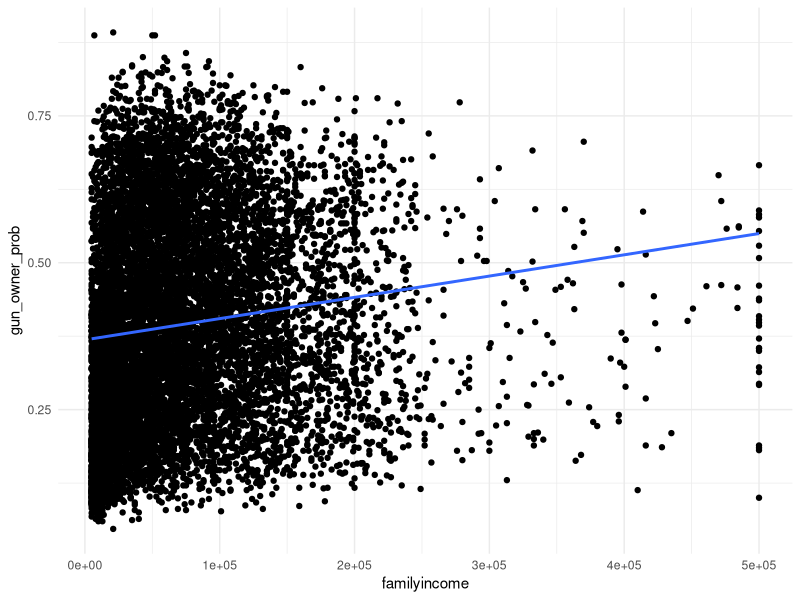
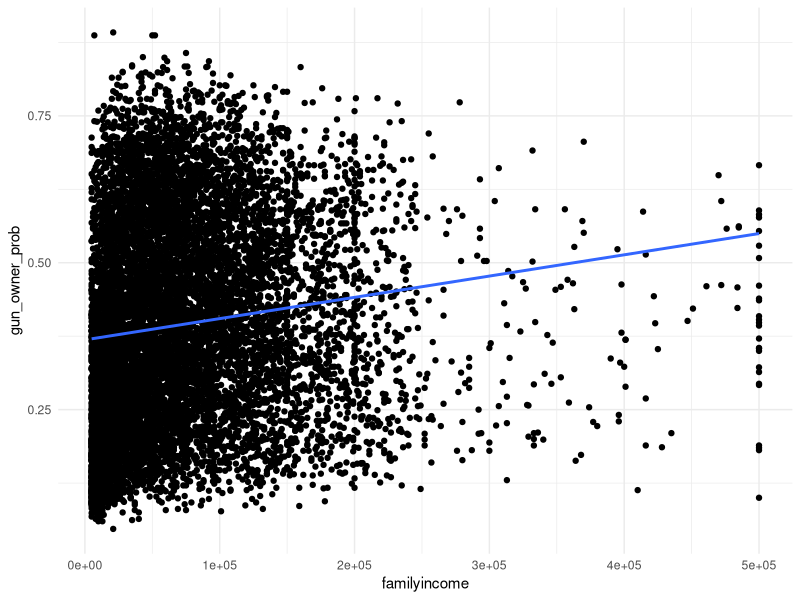
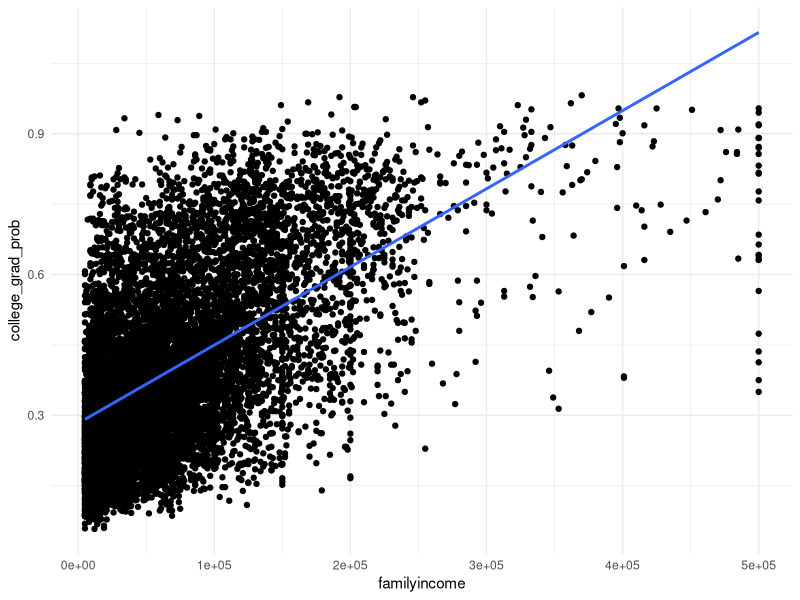

R code for these plots, in order:
## ---- chunk 1
#| label: setup
#| message: false

# Load required packages
library(tidyverse)
## ---- chunk 2

nc_dict <- read_csv("nc_dictionary.csv")

## ---- chunk 3
#| label: load-data

# load data using read_csv() function from readr
nc_data <- read_csv("nc.csv")
## ---- chunk 4
#| label: load-dictionary

dictionary <- read_csv("nc_dictionary.csv")
## ---- chunk 5
#| label: examine-data

#look at the data! glimpse() is the function; nc_data is the object
glimpse(nc_data)
## ---- chunk 6
#| label: access-var
# use slice_head() to show just first five elements
# use the %>% "pipe" to perform multiple commands on an object
nc_data %>%
  select(party) %>%
  slice_head(n = 5)
## ---- chunk 7
#| label: examine-dictionary

view(dictionary)
## ---- chunk 8
#| label: access-age

nc_data %>%
  select(age) %>%
  slice_head(n = 5)
## ---- chunk 9
#| label: baseR-functions

# Add numbers 
sum(1, 2, 4, 5)

# Create a sequence of numbers from 1 to 10 
seq(1, 10)

# Create a sequence of numbers from 0 to 10 by 2
seq(0, 10, 2)

# Create a vector of characters
c("A", "B", "C") # Create a list or vector
## ---- chunk 10
#| label: tidy-functions
#| 
# Create a tibble (tidyverse's enhanced data frame)
example_tibble <- tibble(
  letters = c("A", "B", "C"),
  numbers = c(2,1,3)
)

#Calculate the mean of the numbers variable
example_tibble %>%
  summarize(mean_numbers = mean(numbers))
  
#See the number of rows
example_tibble %>%
  nrow()
## ---- chunk 11
#| label: max-age

max(nc_data$age)
## ---- chunk 12
#| label: filter-old
old_people <- nc_data %>%
  filter(age > 80)
## ---- chunk 13
#| label: select-columns
id_ages <- nc_data %>%
  select(id, age)

id_ages %>%
  slice_head(n = 5)
## ---- chunk 14
#| label: over-90

nc_data %>%
  filter(age > 90) %>%
  count()
## ---- chunk 15
#| label: order-by-age


nc_data %>%
  head(n = 10) %>%
  arrange(age)
## ---- chunk 16
#| label: standardize-age

# we are overwriting the old data with the new version, with the additional variable!
# use the mutate() function to create new variables!
nc_data <- nc_data %>%
  mutate(age_std = (age - mean(age))/sd(age))
## ---- chunk 17
#| label: standardize-any

  
std_any <- function(x) {
  (x - mean(x))/sd(x)
}

nc_data %>%
  mutate(age_std2 = std_any(age)) %>%
  select(age_std, age_std2)

## ---- chunk 18
#| label: vote-history


elections <- c("voted2008", "voted2010", "voted2012", "voted2014")

nc_data %>%
  mutate(voted = rowSums(across(elections))) %>%
  select(all_of(elections), voted)

## ---- chunk 19
#| label: summarize-gender
#| include: false

nc_data %>%
  group_by(gender) %>%
  summarize(avg_turnout_2008 = mean(voted2008))
## ---- chunk 20
#| label: summarize-gender-party

nc_data %>%
  group_by(gender, party) %>%
  summarize(avg_turnout_2008 = mean(voted2008)) %>%
  arrange(desc(avg_turnout_2008))

## ---- chunk 21
#| label: max-turnout


highest_turnout <- function(df, voter_char, election) {
  df %>%
    group_by({{ voter_char }}) %>%
    summarize(avg_turnout_election = mean({{ election }})) %>%
    slice_max(avg_turnout_election, n = 1)
}

highest_turnout(nc_data, socioecon_bg, voted2014)

## ---- chunk 22
#| label: familyincomefn
#| include: false

# call ggplot for graphics; aes(x=...,y=...) specifies variables
# geom_point() plots the data
# geom_smooth() plots line of best fit (e.g., regression)
# theme_minimal() chooses a minimal theme
nc_data %>%
  ggplot(aes(x=familyincome,y=gun_owner_prob)) +
  geom_point() +
  geom_smooth(method = "lm",se=F) +
  theme_minimal()

## ---- chunk 23
#| label: plotfn

income_any <- function(y) {
  nc_data %>%
    ggplot(aes(x=familyincome, y={{ y }})) +
    geom_point() +
    geom_smooth(method = "lm",se=F) +
    theme_minimal()
}

income_any(gun_owner_prob)
income_any(college_grad_prob)
